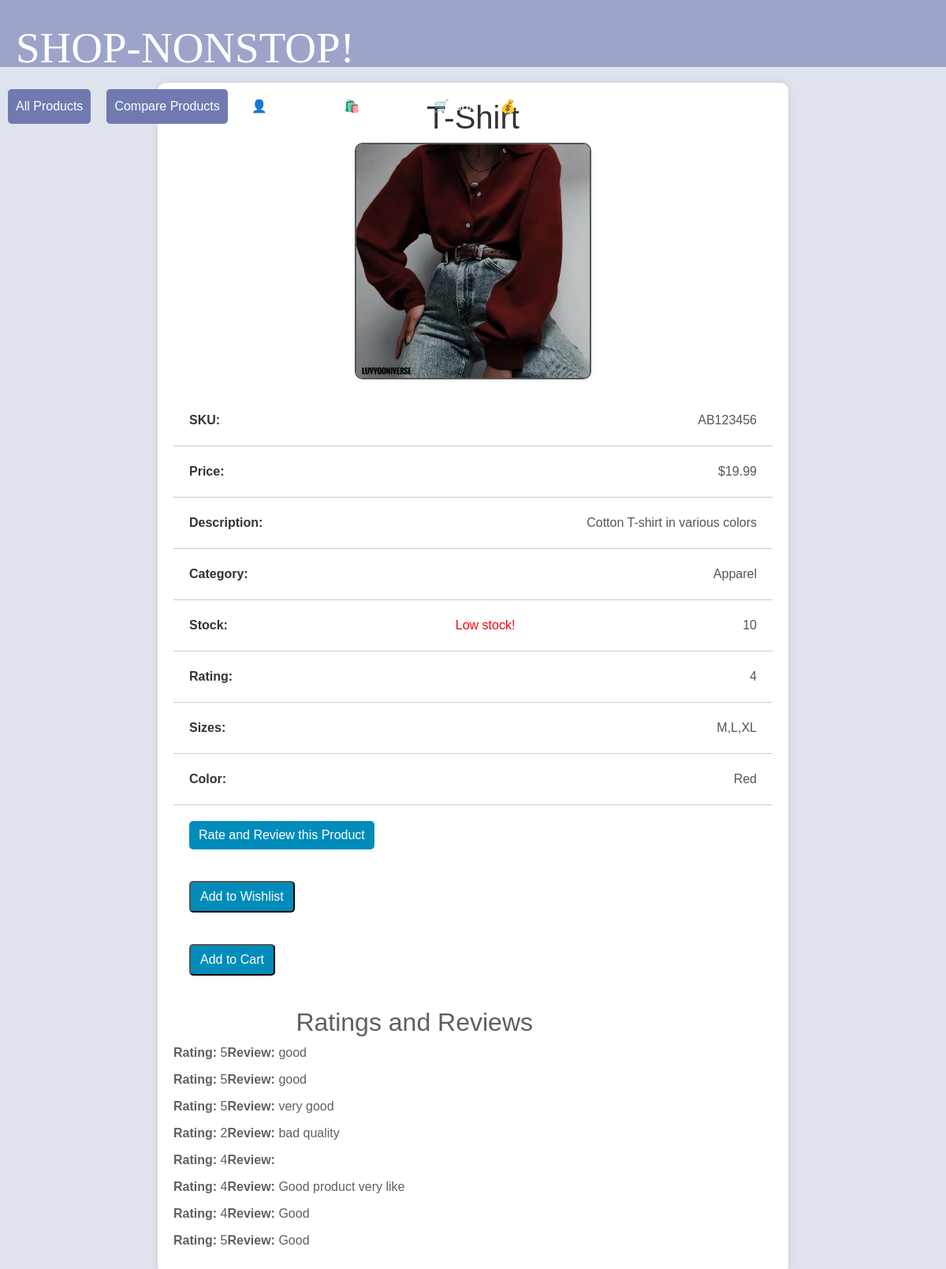
Page /product/P10001 on the committed database.
### app/models.py (models this page shows, shortened)
class Items(db.Model):
    __tablename__ = 'item'
    Item_ID = db.Column(db.String(80),unique=True, primary_key=True)
    sku = db.Column(db.String(80), unique=True, nullable=False)
    name = db.Column(db.String(120), unique=True, nullable=False)
    price = db.Column(db.Integer, nullable=False)
    item_desc = db.Column(db.String(255), nullable=False)
    category = db.Column(db.String(255), nullable=False)
    stock = db.Column(db.Integer, nullable=False)
    item_star = db.Column(db.Integer, nullable=False)
    itme_sizes = db.Column(db.String(120),  nullable=True)
    color = db.Column(db.String(120), nullable=False)
    pic = db.Column(db.Text)

class RatingReview(db.Model):
    __tablename__ = 'rating_review'
    id = db.Column(db.Integer, primary_key=True)
    item_id = db.Column(db.String(80), db.ForeignKey('item.Item_ID'), nullable=False)
    rating = db.Column(db.Integer, nullable=False)
    review = db.Column(db.Text, nullable=True)

### app/routes.py (the view)
@app.route('/product/<string:Item_ID>')
def product_page(Item_ID):
    product = Items.query.filter_by(Item_ID=Item_ID).first()
    if product is None:
        abort(404)
    product1 = Items.query.filter_by(Item_ID=Item_ID).first()
    ratings_reviews = RatingReview.query.filter_by(item_id=Item_ID).all()
    image_path = product1.pic
    return render_template('product.html', product=product,image_path=image_path,ratings_reviews=ratings_reviews)

### app/templates/product.html (shortened to what this page needs)
{% extends "base.html" %}
{% block content %}
<div class="product-container">
    <h1>{{ product.name }}</h1>
    <img src="{{ image_path }}" alt="Product Image" class="product-image">
    <ul class="product-details">
        <li class="product-item"><strong>SKU:</strong> {{ product.sku }}</li>
        <li class="product-item"><strong>Price:</strong> ${{ product.price }}</li>
        <li class="product-item"><strong>Description:</strong> {{ product.item_desc }}</li>
        <li class="product-item"><strong>Category:</strong> {{ product.category }}</li>
        <li class="product-item"><strong>Stock:</strong>
            {% if product.stock <= 10 %}
                <span style="color: red;">Low stock!</span>
            {% endif %}
            {{ product.stock }}
        </li>
        <li class="product-item"><strong>Rating:</strong> {{ product.item_star }}</li>
        <li class="product-item"><strong>Sizes:</strong> {{ product.itme_sizes }}</li>
        <li class="product-item"><strong>Color:</strong> {{ product.color }}</li>
        <li class="product-item" style="border-bottom: none;"><a href="/product/{{ product.Item_ID }}/rating_review" class="rating-review-btn">Rate and Review this Product</a></li>
        <li class="product-item" style="border-bottom: none;">
            <form action="{{ url_for('add_to_wishlist') }}" method="POST">
                <button type="submit" class="rating-review-btn">Add to Wishlist</button>
            </form>
        </li>
        <li class="product-item" style="border-bottom: none;">
            <form action="{{ url_for('add_to_cart') }}" method="POST">
                <button type="submit" class="rating-review-btn">Add to Cart</button>
            </form>
        </li>
    </ul>
    <div class="ratings-reviews">
        <h2>Ratings and Reviews</h2>
        {% if ratings_reviews %}
            {% for rating_review in ratings_reviews %}
                <div class="rating-review">
                    <p><strong>Rating:</strong> {{ rating_review.rating }}</p>
                    <p><strong>Review:</strong> {{ rating_review.review }}</p>
                </div>
            {% endfor %}
        {% else %}
            <p>No ratings and reviews yet.</p>
        {% endif %}
    </div>
</div>
{% endblock %}

### app/templates/base.html (style rules this page uses)
body { margin: 0; font-family: Font1,Arial, sans-serif; background-color: #dfe3ee; color: #615f5f; }
h2 { display: flex; justify-content: flex-end; max-width: 60%; }

### app/templates/product.html (style rules this page uses)
.product-container { max-width: 800px; margin: 20px auto; padding: 20px; background-color: #fff; border-radius: 10px; box-shadow: 0 0 10px rgba(0, 0, 0, 0.1); }
h1 { text-align: center; color: #333; }
.product-details { list-style: none; padding: 0; margin: 0; }
.product-item { padding: 20px; border-bottom: 1px solid #ccc; transition: background-color 0.3s ease; display: flex; justify-content: space-between; align-items: center; }
.product-item:last-child { border-bottom: none; }
.product-title, .product-item strong { font-weight: bold; color: #333; }
.product-price, .product-item { color: #555; }
.product-image { max-width: 300px; height: auto; display: block; margin: 0 auto; border: 2px solid #555; border-radius: 10px; box-shadow: 0 0 5px rgba(0, 0, 0, 0.1); margin-bottom: 20px; }
.rating-review-btn { background-color: #008CBA; color: #fff; padding: 6px 12px; border-radius: 5px; text-decoration: none; transition: background-color 0.3s ease; }
.ratings-reviews { margin-top: 20px; }
.rating-review { display: flex; margin-bottom: 10px; }
.rating-review p { margin: 0; }

### rows in the picture
Items: name "T-Shirt", pic (picture), sku "AB123456", item_desc "Cotton T-shirt in various colors", category "Apparel", itme_sizes "M,L,XL", color "Red"
RatingReview: rating "5", review "good"
RatingReview: rating "5", review "good"
RatingReview: rating "5", review "very good"
RatingReview: rating "2", review "bad quality"
RatingReview: rating "4"
RatingReview: rating "4", review "Good product very like"
RatingReview: rating "4", review "Good"
RatingReview: rating "5", review "Good"

### other values in the picture
{{ product.price }} "19.99"
{{ product.stock }} "10"
{{ product.item_star }} "4"
